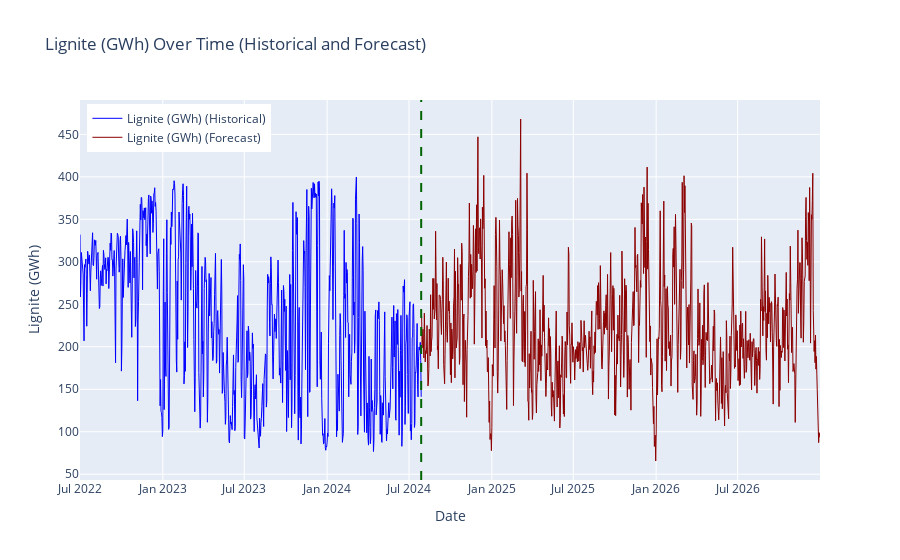

Source (notebook cell):
### Markdown cell above
## Lignite

### Code cell
import plotly.graph_objs as go
import pandas as pd
import numpy as np
import os

TARGET_COLUMNS = ["Lignite (GWh)"]

df = load_and_prepare_data(
    '/Users/skyfano/Documents/Masterarbeit/Prediction_of_energy_prices/data/Final_data/final_data_july.csv')

# Drop the last 10 columns
df = df.drop(df.columns[-10:], axis=1)

# Calculate mean solar radiation per day with monthly seasonality
# reduce the size of df start at the year 2018 first of january
df_filtered = df[df['Date'] >= '2022-07-01']
df = df_filtered.copy()


def calculate_daily_means_with_seasonality(df, target_column):
    df['Day'] = df['Date'].dt.day
    df['Month'] = df['Date'].dt.month
    daily_means = df.groupby(['Month', 'Day'])[
        target_column].mean().reset_index()

    # Add sinusoidal seasonal variation based on month
    daily_means['Seasonal_Adjustment'] = np.sin(
        2 * np.pi * (daily_means['Month'] - 1) / 12) * 0.1
    daily_means['Adjusted_Value'] = daily_means[target_column] * \
        (1 + daily_means['Seasonal_Adjustment'])
    return daily_means

# Generate future data with minimal variability and multiplicator adjustments


def generate_future_data_with_multiplicators(df, daily_means, start_date, end_date, noise_level=0.2,
                                             multiplicators=None, use_last_years=1, seed=42):
    np.random.seed(seed)
    future_dates = pd.date_range(start=start_date, end=end_date)
    future_df = pd.DataFrame({'Date': future_dates})
    future_df['Month'] = future_df['Date'].dt.month
    future_df['Day'] = future_df['Date'].dt.day

    # Option to use more than the last year for prediction
    recent_data_start_date = df['Date'].max(
    ) - pd.DateOffset(years=use_last_years)
    recent_data = df[df['Date'] >= recent_data_start_date]

    # Merge future dates with daily means
    future_df = future_df.merge(daily_means[['Month', 'Day', 'Adjusted_Value']], on=[
                                'Month', 'Day'], how='left')

    # Apply multiplicators per year period
    if multiplicators:
        for start, end, multiplier in multiplicators:
            mask = (future_df['Date'] >= start) & (future_df['Date'] <= end)
            future_df.loc[mask, 'Adjusted_Value'] *= multiplier

    future_df['Forecast'] = future_df['Adjusted_Value'] * \
        (1 + np.random.normal(0, noise_level, size=len(future_df)))
    return future_df[['Date', 'Forecast']]

# Plot the data for each target column separately and save the plot


def plot_and_save_data(original_df, future_dfs, target_columns, output_dir="forecasted_plots"):
    # Create output directory if it doesn't exist
    if not os.path.exists(output_dir):
        os.makedirs(output_dir)

    for i, target_column in enumerate(target_columns):
        future_df = future_dfs[i]

        # Ensure future data column matches TARGET_COLUMN
        future_df.rename(columns={'Forecast': target_column}, inplace=True)

        # Combine the original and future datasets
        combined_df = pd.concat([original_df[['Date', target_column]], future_df[[
                                'Date', target_column]]], ignore_index=True)

        # Plot historical and forecast data for the current column
        fig = go.Figure()

        # Plot historical data
        fig.add_trace(go.Scatter(
            x=original_df['Date'],
            y=original_df[target_column],
            mode='lines',
            name=f"{target_column} (Historical)",
            line=dict(color='blue', width=1)
        ))

        # Plot future data
        fig.add_trace(go.Scatter(
            x=future_df['Date'],
            y=future_df[target_column],
            mode='lines',
            name=f"{target_column} (Forecast)",
            line=dict(color='darkred', width=1)
        ))

        # Add vertical line indicating the end of the original data
        original_end_date = original_df['Date'].max()
        fig.add_vline(x=original_end_date, line=dict(
            color='darkgreen', dash='dash'), name='End of Original Data')

        # Update layout for each plot
        fig.update_layout(
            title=f"{target_column} Over Time (Historical and Forecast)",
            xaxis_title="Date",
            yaxis_title=target_column,
            legend=dict(yanchor="top", y=0.99, xanchor="left", x=0.01),
            template='plotly'
        )

        # Save the figure as a PNG file
        plot_filename = os.path.join(
            output_dir, f"{target_column.replace(' ', '_').replace('/', '_')}_forecast_plot.png")
        fig.write_image(plot_filename)
        fig.show()
        print(f"Saved plot for {target_column} to {plot_filename}")

# Save the forecasted future data for each target column into separate CSV files


def save_forecast_to_csv(future_dfs, target_columns, output_dir="forecasted_data"):
    # Create the output directory if it doesn't exist
    if not os.path.exists(output_dir):
        os.makedirs(output_dir)

    for i, target_column in enumerate(target_columns):
        # Prepare the filename and full path
        file_name = f"{target_column.replace(' ', '_').replace('/', '_')}_forecast.csv"
        file_path = os.path.join(output_dir, file_name)

        # Save the future dataframe for the target column to CSV
        future_df = future_dfs[i]
        future_df.rename(columns={'Forecast': target_column}, inplace=True)
        future_df.to_csv(file_path, index=False)

        print(f"Saved forecasted data for {target_column} to {file_path}")


# Global configuration
NOISE_LEVEL = 0.1
TOTAL_PREDICTION_LENGTH = 730
MULTIPLICATORS = [
    ('2024-07-29', '2024-12-31', 1.0),
    ('2025-01-01', '2025-12-31', 0.94),
    ('2026-01-01', '2026-12-31', 0.94)
]

# Generate daily means with seasonality and future data for each column
future_dfs = []
for target_column in TARGET_COLUMNS:
    daily_means = calculate_daily_means_with_seasonality(df, target_column)
    future_df = generate_future_data_with_multiplicators(
        df, daily_means, start_date='2024-07-29', end_date='2026-12-31', noise_level=NOISE_LEVEL,
        multiplicators=MULTIPLICATORS, use_last_years=1, seed=42)
    future_dfs.append(future_df)

# Save forecasted data to CSV files
save_forecast_to_csv(future_dfs, TARGET_COLUMNS)

# Plot the combined data for each target column and save the plot
plot_and_save_data(df, future_dfs, TARGET_COLUMNS)

### Figure 1 — Plotly figure (JSON) as saved in the notebook; plotly's stock layout.template omitted (floating-point values rounded to 4 significant figures; data arrays with more than 128 entries replaced by an {"elided": "..."} marker saying what was removed)
{"data": [{"line": {"color": "blue", "width": 1}, "mode": "lines", "name": "Lignite (GWh) (Historical)", "type": "scatter", "x": {"elided": "759 str values"}, "y": {"elided": "759 float values"}}, {"line": {"color": "darkred", "width": 1}, "mode": "lines", "name": "Lignite (GWh) (Forecast)", "type": "scatter", "x": {"elided": "886 str values"}, "y": {"elided": "886 float values"}}], "layout": {"legend": {"x": 0.01, "xanchor": "left", "y": 0.99, "yanchor": "top"}, "shapes": [{"line": {"color": "darkgreen", "dash": "dash"}, "name": "End of Original Data", "type": "line", "x0": "2024-07-28T00:00:00", "x1": "2024-07-28T00:00:00", "xref": "x", "y0": 0, "y1": 1, "yref": "y domain"}], "title": {"text": "Lignite (GWh) Over Time (Historical and Forecast)"}, "xaxis": {"title": {"text": "Date"}}, "yaxis": {"title": {"text": "Lignite (GWh)"}}}}
